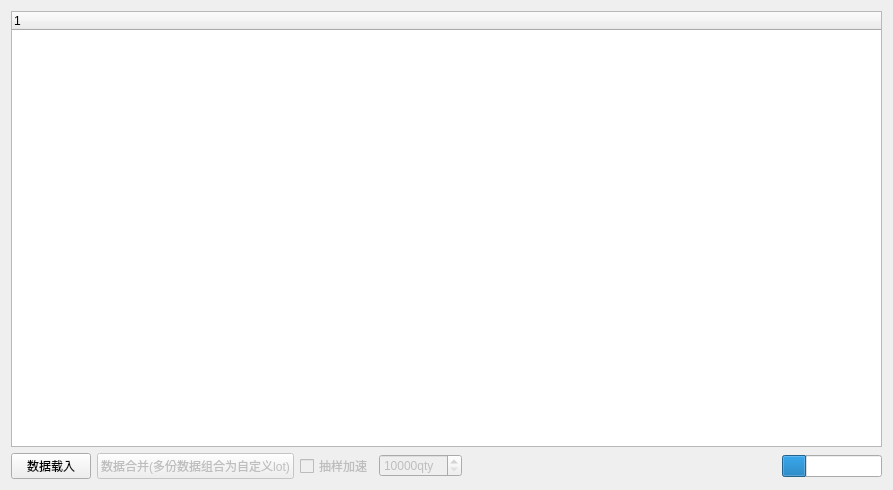
<?xml version="1.0" encoding="UTF-8"?>
<ui version="4.0">
 <class>Form</class>
 <widget class="QWidget" name="Form">
  <property name="geometry">
   <rect>
    <x>0</x>
    <y>0</y>
    <width>893</width>
    <height>490</height>
   </rect>
  </property>
  <property name="windowTitle">
   <string>Form</string>
  </property>
  <layout class="QVBoxLayout" name="verticalLayout">
   <item>
    <layout class="QHBoxLayout" name="horizontalLayout_2">
     <item>
      <widget class="QTreeWidget" name="treeWidget">
       <column>
        <property name="text">
         <string notr="true">1</string>
        </property>
       </column>
      </widget>
     </item>
    </layout>
   </item>
   <item>
    <layout class="QHBoxLayout" name="horizontalLayout">
     <item>
      <widget class="QPushButton" name="pushButton">
       <property name="text">
        <string>数据载入</string>
       </property>
      </widget>
     </item>
     <item>
      <widget class="QPushButton" name="pushButton_2">
       <property name="enabled">
        <bool>false</bool>
       </property>
       <property name="text">
        <string>数据合并(多份数据组合为自定义lot)</string>
       </property>
      </widget>
     </item>
     <item>
      <widget class="QCheckBox" name="checkBox">
       <property name="enabled">
        <bool>false</bool>
       </property>
       <property name="text">
        <string>抽样加速</string>
       </property>
      </widget>
     </item>
     <item>
      <widget class="QSpinBox" name="spinBox">
       <property name="enabled">
        <bool>false</bool>
       </property>
       <property name="suffix">
        <string>qty</string>
       </property>
       <property name="minimum">
        <number>10000</number>
       </property>
       <property name="maximum">
        <number>1000000</number>
       </property>
      </widget>
     </item>
     <item>
      <spacer name="horizontalSpacer">
       <property name="orientation">
        <enum>Qt::Horizontal</enum>
       </property>
       <property name="sizeHint" stdset="0">
        <size>
         <width>40</width>
         <height>20</height>
        </size>
       </property>
      </spacer>
     </item>
     <item>
      <widget class="QProgressBar" name="progressBar">
       <property name="maximumSize">
        <size>
         <width>100</width>
         <height>16777215</height>
        </size>
       </property>
       <property name="value">
        <number>24</number>
       </property>
       <property name="textVisible">
        <bool>false</bool>
       </property>
      </widget>
     </item>
    </layout>
   </item>
  </layout>
 </widget>
 <resources/>
 <connections/>
</ui>
